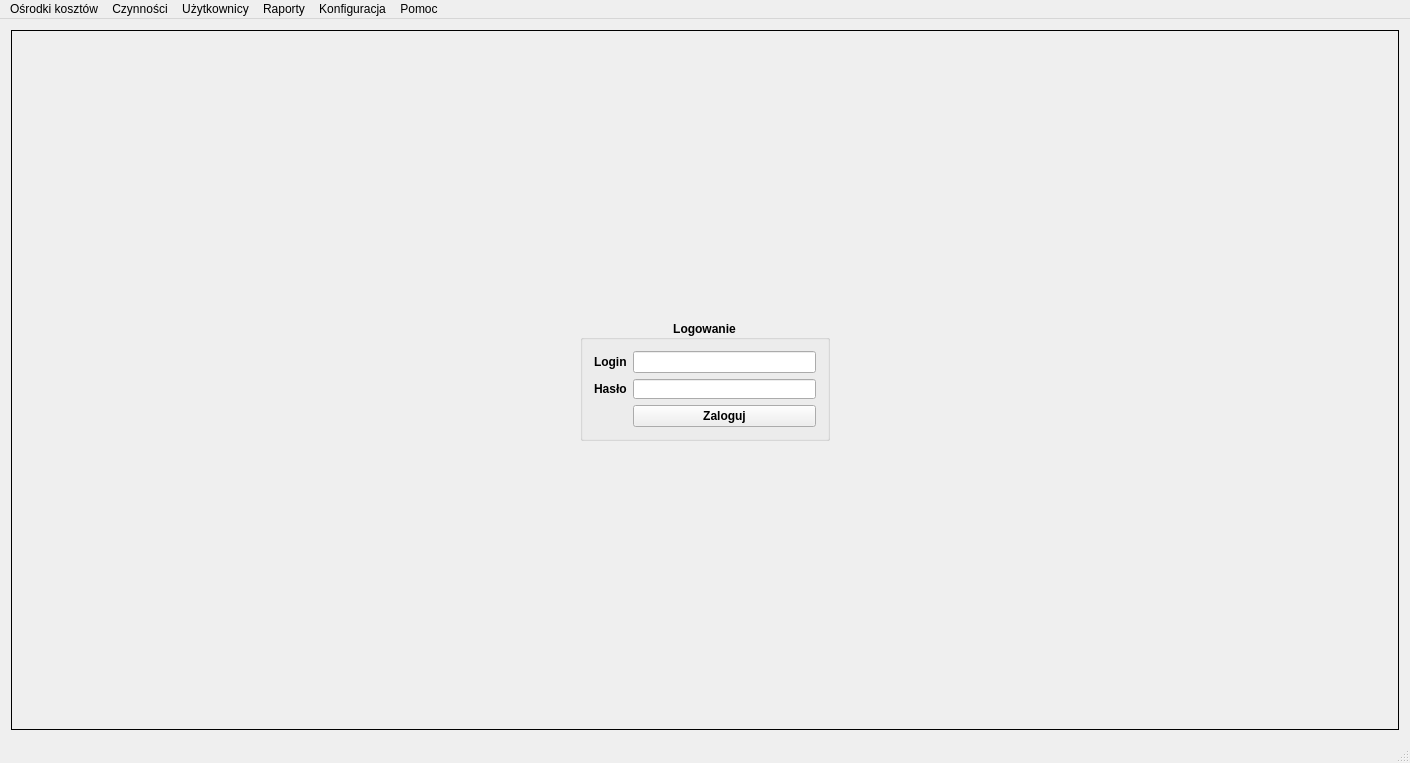
<?xml version="1.0" encoding="UTF-8"?>
<ui version="4.0">
 <class>MainWindow</class>
 <widget class="QMainWindow" name="MainWindow">
  <property name="geometry">
   <rect>
    <x>0</x>
    <y>0</y>
    <width>1410</width>
    <height>721</height>
   </rect>
  </property>
  <property name="sizePolicy">
   <sizepolicy hsizetype="Expanding" vsizetype="Expanding">
    <horstretch>0</horstretch>
    <verstretch>0</verstretch>
   </sizepolicy>
  </property>
  <property name="windowTitle">
   <string>Rejestr zgłoszeń serwisowych</string>
  </property>
  <widget class="QWidget" name="centralWidget">
   <layout class="QGridLayout" name="gridLayout">
    <item row="0" column="0">
     <widget class="QStackedWidget" name="stackedWidget">
      <property name="sizePolicy">
       <sizepolicy hsizetype="Expanding" vsizetype="Expanding">
        <horstretch>0</horstretch>
        <verstretch>0</verstretch>
       </sizepolicy>
      </property>
      <property name="frameShape">
       <enum>QFrame::Box</enum>
      </property>
      <property name="currentIndex">
       <number>0</number>
      </property>
      <widget class="QWidget" name="page_Logowanie">
       <property name="sizePolicy">
        <sizepolicy hsizetype="Expanding" vsizetype="Expanding">
         <horstretch>0</horstretch>
         <verstretch>0</verstretch>
        </sizepolicy>
       </property>
       <layout class="QGridLayout" name="gridLayout_3">
        <item row="1" column="2">
         <spacer name="horizontalSpacer_2">
          <property name="orientation">
           <enum>Qt::Horizontal</enum>
          </property>
          <property name="sizeHint" stdset="0">
           <size>
            <width>40</width>
            <height>20</height>
           </size>
          </property>
         </spacer>
        </item>
        <item row="1" column="0">
         <spacer name="horizontalSpacer">
          <property name="orientation">
           <enum>Qt::Horizontal</enum>
          </property>
          <property name="sizeHint" stdset="0">
           <size>
            <width>40</width>
            <height>20</height>
           </size>
          </property>
         </spacer>
        </item>
        <item row="2" column="1">
         <spacer name="verticalSpacer_2">
          <property name="orientation">
           <enum>Qt::Vertical</enum>
          </property>
          <property name="sizeHint" stdset="0">
           <size>
            <width>20</width>
            <height>40</height>
           </size>
          </property>
         </spacer>
        </item>
        <item row="0" column="1">
         <spacer name="verticalSpacer">
          <property name="orientation">
           <enum>Qt::Vertical</enum>
          </property>
          <property name="sizeHint" stdset="0">
           <size>
            <width>20</width>
            <height>40</height>
           </size>
          </property>
         </spacer>
        </item>
        <item row="1" column="1">
         <widget class="QGroupBox" name="groupBox_Logowanie">
          <property name="maximumSize">
           <size>
            <width>250</width>
            <height>500</height>
           </size>
          </property>
          <property name="font">
           <font>
            <weight>75</weight>
            <bold>true</bold>
           </font>
          </property>
          <property name="title">
           <string>Logowanie</string>
          </property>
          <property name="alignment">
           <set>Qt::AlignCenter</set>
          </property>
          <layout class="QGridLayout" name="gridLayout_2">
           <item row="2" column="1">
            <widget class="QLabel" name="label_Haslo">
             <property name="text">
              <string>Hasło</string>
             </property>
            </widget>
           </item>
           <item row="1" column="1">
            <widget class="QLabel" name="label_Login">
             <property name="text">
              <string>Login</string>
             </property>
            </widget>
           </item>
           <item row="3" column="2">
            <widget class="QPushButton" name="pushButton">
             <property name="text">
              <string>Zaloguj</string>
             </property>
            </widget>
           </item>
           <item row="1" column="2">
            <widget class="QLineEdit" name="lineEdit_Login">
             <property name="minimumSize">
              <size>
               <width>176</width>
               <height>0</height>
              </size>
             </property>
            </widget>
           </item>
           <item row="2" column="2">
            <widget class="QLineEdit" name="lineEdit_Haslo">
             <property name="maximumSize">
              <size>
               <width>16777215</width>
               <height>20</height>
              </size>
             </property>
             <property name="echoMode">
              <enum>QLineEdit::Password</enum>
             </property>
            </widget>
           </item>
          </layout>
         </widget>
        </item>
       </layout>
      </widget>
      <widget class="QWidget" name="page_listazgloszen">
       <property name="sizePolicy">
        <sizepolicy hsizetype="Expanding" vsizetype="Expanding">
         <horstretch>0</horstretch>
         <verstretch>0</verstretch>
        </sizepolicy>
       </property>
       <property name="minimumSize">
        <size>
         <width>764</width>
         <height>0</height>
        </size>
       </property>
       <layout class="QGridLayout" name="gridLayout_4">
        <item row="0" column="0">
         <widget class="QGroupBox" name="groupBox_lista_zgloszen">
          <property name="sizePolicy">
           <sizepolicy hsizetype="Expanding" vsizetype="Expanding">
            <horstretch>0</horstretch>
            <verstretch>0</verstretch>
           </sizepolicy>
          </property>
          <property name="font">
           <font>
            <kerning>false</kerning>
           </font>
          </property>
          <property name="title">
           <string/>
          </property>
          <layout class="QGridLayout" name="gridLayout_5">
           <item row="0" column="0" rowspan="2">
            <widget class="QGroupBox" name="groupBox_szukaj_prac">
             <property name="sizePolicy">
              <sizepolicy hsizetype="Expanding" vsizetype="Expanding">
               <horstretch>0</horstretch>
               <verstretch>0</verstretch>
              </sizepolicy>
             </property>
             <property name="title">
              <string>Lista pracowników</string>
             </property>
             <layout class="QGridLayout" name="gridLayout_7">
              <item row="0" column="2">
               <widget class="QPushButton" name="pushButton_szukaj_prac">
                <property name="text">
                 <string>odswież</string>
                </property>
               </widget>
              </item>
              <item row="0" column="1">
               <widget class="QComboBox" name="comboBox_szukaj_prac">
                <item>
                 <property name="text">
                  <string/>
                 </property>
                </item>
                <item>
                 <property name="text">
                  <string>nazwisko</string>
                 </property>
                </item>
                <item>
                 <property name="text">
                  <string>imie</string>
                 </property>
                </item>
               </widget>
              </item>
              <item row="0" column="0">
               <widget class="QLineEdit" name="lineEdit_szukaj_prac"/>
              </item>
              <item row="1" column="0" colspan="3">
               <widget class="QTableView" name="tableView_uzytkownicy"/>
              </item>
             </layout>
            </widget>
           </item>
           <item row="0" column="1" rowspan="2">
            <widget class="QGroupBox" name="groupBox_szukaj_dzial">
             <property name="sizePolicy">
              <sizepolicy hsizetype="Expanding" vsizetype="Expanding">
               <horstretch>0</horstretch>
               <verstretch>0</verstretch>
              </sizepolicy>
             </property>
             <property name="minimumSize">
              <size>
               <width>519</width>
               <height>0</height>
              </size>
             </property>
             <property name="title">
              <string>Lista działów</string>
             </property>
             <layout class="QGridLayout" name="gridLayout_8">
              <item row="0" column="0">
               <spacer name="horizontalSpacer_7">
                <property name="orientation">
                 <enum>Qt::Horizontal</enum>
                </property>
                <property name="sizeHint" stdset="0">
                 <size>
                  <width>40</width>
                  <height>20</height>
                 </size>
                </property>
               </spacer>
              </item>
              <item row="0" column="4">
               <widget class="QComboBox" name="comboBox_szukaj_dzial">
                <item>
                 <property name="text">
                  <string>dzial</string>
                 </property>
                </item>
                <item>
                 <property name="text">
                  <string/>
                 </property>
                </item>
                <item>
                 <property name="text">
                  <string>numer</string>
                 </property>
                </item>
               </widget>
              </item>
              <item row="0" column="5">
               <widget class="QPushButton" name="pushButton_szukaj_dzial">
                <property name="text">
                 <string>odswież</string>
                </property>
               </widget>
              </item>
              <item row="0" column="3">
               <widget class="QLineEdit" name="lineEdit_szukaj_dzial"/>
              </item>
              <item row="0" column="2">
               <widget class="QComboBox" name="comboBox_sortuj_osrodki">
                <item>
                 <property name="text">
                  <string>numer</string>
                 </property>
                </item>
                <item>
                 <property name="text">
                  <string>dzial</string>
                 </property>
                </item>
               </widget>
              </item>
              <item row="0" column="1">
               <widget class="QLabel" name="label_sortuj_osrodki">
                <property name="text">
                 <string>sortuj według</string>
                </property>
               </widget>
              </item>
              <item row="0" column="6">
               <spacer name="horizontalSpacer_8">
                <property name="orientation">
                 <enum>Qt::Horizontal</enum>
                </property>
                <property name="sizeHint" stdset="0">
                 <size>
                  <width>40</width>
                  <height>20</height>
                 </size>
                </property>
               </spacer>
              </item>
              <item row="1" column="0" colspan="7">
               <widget class="QTableView" name="tableView_osrodki"/>
              </item>
             </layout>
            </widget>
           </item>
           <item row="0" column="2">
            <widget class="QGroupBox" name="groupBox_zgloszenie_przyciski">
             <property name="sizePolicy">
              <sizepolicy hsizetype="Expanding" vsizetype="Expanding">
               <horstretch>0</horstretch>
               <verstretch>0</verstretch>
              </sizepolicy>
             </property>
             <property name="title">
              <string/>
             </property>
             <layout class="QHBoxLayout" name="horizontalLayout_4">
              <item>
               <widget class="QPushButton" name="pushButton_dodaj_zgloszenie">
                <property name="text">
                 <string>Dodaj zgłoszenie F1</string>
                </property>
               </widget>
              </item>
              <item>
               <widget class="QPushButton" name="pushButton_dodaj_czynnosc">
                <property name="text">
                 <string>Czynności F2</string>
                </property>
               </widget>
              </item>
              <item>
               <widget class="QPushButton" name="pushButton_zakoncz_zgloszenie">
                <property name="text">
                 <string>Zakończ zgloszenie F3</string>
                </property>
               </widget>
              </item>
             </layout>
            </widget>
           </item>
           <item row="1" column="2">
            <widget class="QGroupBox" name="groupBox_dodaj_zgloszenie">
             <property name="sizePolicy">
              <sizepolicy hsizetype="Expanding" vsizetype="Expanding">
               <horstretch>0</horstretch>
               <verstretch>0</verstretch>
              </sizepolicy>
             </property>
             <property name="title">
              <string/>
             </property>
             <layout class="QGridLayout" name="gridLayout_6">
              <item row="2" column="0">
               <widget class="QLabel" name="label_imie">
                <property name="text">
                 <string>Imię</string>
                </property>
               </widget>
              </item>
              <item row="3" column="4">
               <widget class="QDateEdit" name="dateEdit_data_zakonczenia"/>
              </item>
              <item row="5" column="0">
               <widget class="QLabel" name="label_punkty">
                <property name="text">
                 <string>Punkty</string>
                </property>
               </widget>
              </item>
              <item row="8" column="0" colspan="7">
               <widget class="QTextEdit" name="textEdit_opis_zgloszenia"/>
              </item>
              <item row="9" column="2">
               <widget class="QLabel" name="label_opis_zakonczenia">
                <property name="text">
                 <string>Opis zakończenia</string>
                </property>
                <property name="alignment">
                 <set>Qt::AlignRight|Qt::AlignTrailing|Qt::AlignVCenter</set>
                </property>
               </widget>
              </item>
              <item row="6" column="3">
               <widget class="QLabel" name="label_idz">
                <property name="text">
                 <string>idz</string>
                </property>
                <property name="alignment">
                 <set>Qt::AlignRight|Qt::AlignTrailing|Qt::AlignVCenter</set>
                </property>
               </widget>
              </item>
              <item row="10" column="0" colspan="7">
               <widget class="QTextEdit" name="textEdit_opis_zakonczenia"/>
              </item>
              <item row="2" column="2">
               <widget class="QLineEdit" name="lineEdit_imie"/>
              </item>
              <item row="2" column="4">
               <widget class="QDateEdit" name="dateEdit_data_zgloszenia"/>
              </item>
              <item row="4" column="0">
               <widget class="QLabel" name="label_dzial">
                <property name="text">
                 <string>Dział</string>
                </property>
               </widget>
              </item>
              <item row="3" column="3">
               <widget class="QLabel" name="label_data_zakonczenia">
                <property name="text">
                 <string>Data zakończenia</string>
                </property>
               </widget>
              </item>
              <item row="5" column="4">
               <widget class="QLineEdit" name="lineEdit_ido"/>
              </item>
              <item row="3" column="0">
               <widget class="QLabel" name="label_nazwisko">
                <property name="text">
                 <string>Nazwisko</string>
                </property>
               </widget>
              </item>
              <item row="3" column="2">
               <widget class="QLineEdit" name="lineEdit_nazwisko"/>
              </item>
              <item row="3" column="6">
               <widget class="QPushButton" name="pushButton_bierzaca_data_zak">
                <property name="text">
                 <string>BD</string>
                </property>
               </widget>
              </item>
              <item row="4" column="3">
               <widget class="QLabel" name="label_idp">
                <property name="text">
                 <string>idp</string>
                </property>
                <property name="alignment">
                 <set>Qt::AlignRight|Qt::AlignTrailing|Qt::AlignVCenter</set>
                </property>
               </widget>
              </item>
              <item row="2" column="6">
               <widget class="QPushButton" name="pushButton_bierzaca_data_zgl">
                <property name="text">
                 <string>BD</string>
                </property>
               </widget>
              </item>
              <item row="5" column="2">
               <widget class="QLineEdit" name="lineEdit_punkty"/>
              </item>
              <item row="5" column="3">
               <widget class="QLabel" name="label_ido">
                <property name="text">
                 <string>ido</string>
                </property>
                <property name="alignment">
                 <set>Qt::AlignRight|Qt::AlignTrailing|Qt::AlignVCenter</set>
                </property>
               </widget>
              </item>
              <item row="2" column="3">
               <widget class="QLabel" name="label_data_zgloszenia">
                <property name="text">
                 <string>Data zgłoszenia</string>
                </property>
               </widget>
              </item>
              <item row="4" column="4">
               <widget class="QLineEdit" name="lineEdit_idp"/>
              </item>
              <item row="4" column="2">
               <widget class="QLineEdit" name="lineEdit_dzial"/>
              </item>
              <item row="6" column="4">
               <widget class="QLineEdit" name="lineEdit_idz"/>
              </item>
              <item row="7" column="2">
               <widget class="QLabel" name="label_opis_zgloszenia">
                <property name="text">
                 <string>Opis zgłoszenia</string>
                </property>
                <property name="alignment">
                 <set>Qt::AlignRight|Qt::AlignTrailing|Qt::AlignVCenter</set>
                </property>
               </widget>
              </item>
              <item row="2" column="5">
               <widget class="QToolButton" name="toolButton_data_zgl">
                <property name="text">
                 <string>...</string>
                </property>
               </widget>
              </item>
              <item row="3" column="5">
               <widget class="QToolButton" name="toolButton_data_zak">
                <property name="text">
                 <string>...</string>
                </property>
               </widget>
              </item>
              <item row="5" column="6">
               <widget class="QPushButton" name="pushButton_zatwierdz">
                <property name="text">
                 <string>Zatwierdź</string>
                </property>
               </widget>
              </item>
              <item row="4" column="6">
               <widget class="QPushButton" name="pushButton_edytuj">
                <property name="text">
                 <string>Edytuj</string>
                </property>
               </widget>
              </item>
             </layout>
            </widget>
           </item>
           <item row="2" column="0" colspan="3">
            <widget class="QGroupBox" name="groupBox_szuakj_zgloszenie">
             <property name="sizePolicy">
              <sizepolicy hsizetype="Expanding" vsizetype="Expanding">
               <horstretch>0</horstretch>
               <verstretch>0</verstretch>
              </sizepolicy>
             </property>
             <property name="minimumSize">
              <size>
               <width>0</width>
               <height>221</height>
              </size>
             </property>
             <property name="title">
              <string>Lista zgłoszeń</string>
             </property>
             <layout class="QGridLayout" name="gridLayout_9">
              <item row="0" column="1">
               <widget class="QDateEdit" name="dateEdit_od"/>
              </item>
              <item row="0" column="3">
               <widget class="QLabel" name="label_2">
                <property name="text">
                 <string>do</string>
                </property>
               </widget>
              </item>
              <item row="0" column="7">
               <widget class="QLineEdit" name="lineEdit_szukaj_zgloszenie"/>
              </item>
              <item row="0" column="0">
               <widget class="QLabel" name="label_data_od">
                <property name="text">
                 <string>data zgłoszenia od</string>
                </property>
               </widget>
              </item>
              <item row="0" column="5">
               <widget class="QToolButton" name="toolButton_data_do">
                <property name="text">
                 <string>...</string>
                </property>
               </widget>
              </item>
              <item row="0" column="4">
               <widget class="QDateEdit" name="dateEdit_do"/>
              </item>
              <item row="0" column="8">
               <widget class="QComboBox" name="comboBox_szukaj_zgloszenie">
                <item>
                 <property name="text">
                  <string/>
                 </property>
                </item>
                <item>
                 <property name="text">
                  <string>p.imie</string>
                 </property>
                </item>
                <item>
                 <property name="text">
                  <string>p.nazwisko</string>
                 </property>
                </item>
                <item>
                 <property name="text">
                  <string>o.dzial</string>
                 </property>
                </item>
                <item>
                 <property name="text">
                  <string>o.numer</string>
                 </property>
                </item>
               </widget>
              </item>
              <item row="0" column="2">
               <widget class="QToolButton" name="toolButton_data_od">
                <property name="text">
                 <string>...</string>
                </property>
               </widget>
              </item>
              <item row="0" column="11">
               <widget class="QCheckBox" name="checkBox_szukaj_zgloszenie">
                <property name="text">
                 <string>Bez zakończonych</string>
                </property>
               </widget>
              </item>
              <item row="0" column="9">
               <widget class="QPushButton" name="pushButton_szukaj_zgloszenie">
                <property name="text">
                 <string>odswież</string>
                </property>
               </widget>
              </item>
              <item row="0" column="14">
               <widget class="QComboBox" name="comboBox_sortuj">
                <item>
                 <property name="text">
                  <string>z.data_zgloszenia</string>
                 </property>
                </item>
                <item>
                 <property name="text">
                  <string>z.idz</string>
                 </property>
                </item>
                <item>
                 <property name="text">
                  <string>p.imie</string>
                 </property>
                </item>
                <item>
                 <property name="text">
                  <string>p.nazwisko</string>
                 </property>
                </item>
                <item>
                 <property name="text">
                  <string>o.dzial</string>
                 </property>
                </item>
                <item>
                 <property name="text">
                  <string>o.numer</string>
                 </property>
                </item>
                <item>
                 <property name="text">
                  <string>z.data_zakoncczenia</string>
                 </property>
                </item>
                <item>
                 <property name="text">
                  <string>z.zakonczono</string>
                 </property>
                </item>
               </widget>
              </item>
              <item row="0" column="6">
               <spacer name="horizontalSpacer_3">
                <property name="orientation">
                 <enum>Qt::Horizontal</enum>
                </property>
                <property name="sizeHint" stdset="0">
                 <size>
                  <width>40</width>
                  <height>20</height>
                 </size>
                </property>
               </spacer>
              </item>
              <item row="0" column="17">
               <spacer name="horizontalSpacer_4">
                <property name="orientation">
                 <enum>Qt::Horizontal</enum>
                </property>
                <property name="sizeHint" stdset="0">
                 <size>
                  <width>40</width>
                  <height>20</height>
                 </size>
                </property>
               </spacer>
              </item>
              <item row="1" column="0" colspan="18">
               <widget class="QTableView" name="tableView_listazgloszen"/>
              </item>
              <item row="0" column="10">
               <spacer name="horizontalSpacer_5">
                <property name="orientation">
                 <enum>Qt::Horizontal</enum>
                </property>
                <property name="sizeHint" stdset="0">
                 <size>
                  <width>40</width>
                  <height>20</height>
                 </size>
                </property>
               </spacer>
              </item>
              <item row="0" column="12">
               <spacer name="horizontalSpacer_6">
                <property name="orientation">
                 <enum>Qt::Horizontal</enum>
                </property>
                <property name="sizeHint" stdset="0">
                 <size>
                  <width>40</width>
                  <height>20</height>
                 </size>
                </property>
               </spacer>
              </item>
              <item row="0" column="13">
               <widget class="QLabel" name="label_sortuj_zgloszenie">
                <property name="text">
                 <string>Sortuj według</string>
                </property>
               </widget>
              </item>
             </layout>
            </widget>
           </item>
          </layout>
         </widget>
        </item>
       </layout>
      </widget>
     </widget>
    </item>
   </layout>
  </widget>
  <widget class="QMenuBar" name="menuBar">
   <property name="geometry">
    <rect>
     <x>0</x>
     <y>0</y>
     <width>1410</width>
     <height>21</height>
    </rect>
   </property>
   <widget class="QMenu" name="menuKonfiguracja">
    <property name="title">
     <string>Konfiguracja</string>
    </property>
    <addaction name="actionKonfiguracja_bazy"/>
   </widget>
   <widget class="QMenu" name="menuU_ytkownicy">
    <property name="title">
     <string>Użytkownicy</string>
    </property>
    <addaction name="actionKonfiguracja_u_ytkownik_w"/>
   </widget>
   <widget class="QMenu" name="menuO_programie">
    <property name="title">
     <string>Pomoc</string>
    </property>
    <addaction name="actionO_programie"/>
   </widget>
   <widget class="QMenu" name="menuO_rodki_koszt_w">
    <property name="title">
     <string>Ośrodki kosztów</string>
    </property>
    <addaction name="actionKonfiguracja_o_rodk_w"/>
   </widget>
   <widget class="QMenu" name="menuCzynno_ci">
    <property name="title">
     <string>Czynności</string>
    </property>
    <addaction name="actionKonfiguracja_czynno_ci_2"/>
   </widget>
   <widget class="QMenu" name="menuRaporty">
    <property name="title">
     <string>Raporty</string>
    </property>
    <addaction name="actionZestawienie_miesi_czne"/>
   </widget>
   <addaction name="menuO_rodki_koszt_w"/>
   <addaction name="menuCzynno_ci"/>
   <addaction name="menuU_ytkownicy"/>
   <addaction name="menuRaporty"/>
   <addaction name="menuKonfiguracja"/>
   <addaction name="menuO_programie"/>
  </widget>
  <widget class="QStatusBar" name="statusBar"/>
  <action name="actionKonfiguracja_bazy">
   <property name="text">
    <string>Konfiguracja bazy</string>
   </property>
  </action>
  <action name="actionO_programie">
   <property name="text">
    <string>O programie</string>
   </property>
  </action>
  <action name="actionKonfiguracja_o_rodk_w">
   <property name="text">
    <string>Konfiguracja ośrodków</string>
   </property>
  </action>
  <action name="actionZestawienie_miesi_czne">
   <property name="text">
    <string>Zestawienie miesięczne</string>
   </property>
  </action>
  <action name="actionKonfiguracja_czynno_ci_2">
   <property name="text">
    <string>Konfiguracja czynności</string>
   </property>
  </action>
  <action name="actionKonfiguracja_u_ytkownik_w">
   <property name="text">
    <string>Konfiguracja użytkowników</string>
   </property>
  </action>
 </widget>
 <layoutdefault spacing="6" margin="11"/>
 <resources/>
 <connections/>
</ui>
